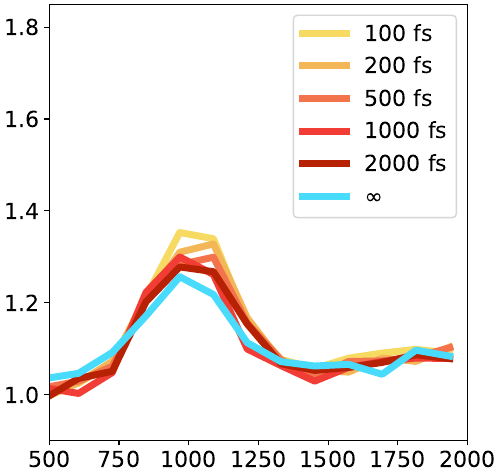

This chart was generated by the following Python code:
from numpy import kron as ꕕ
from matplotlib import cm as colm
import numpy as np
import matplotlib.pyplot as plt
plt.rcParams.update({'font.size': 16})



width= 5
aspect_ratio= 1.05
fig_size = (width, width / aspect_ratio)
plt.figure(figsize=fig_size, constrained_layout=True)

 
color = ['#ef5777', '#48dbfb', '#8854d0', '#079992', '#e58e26',"#ff9ff3"]

 
gledat = np.loadtxt("S8b-100.out")
plt.plot(gledat[:,0] * 8066,gledat[:,1]/0.076, c = '#F6DA62', lw = 5.0, label = '100 fs')
idmax =  4
print (gledat[idmax,1]/0.076,  2*gledat[idmax,2]/0.076)

gledat = np.loadtxt("S8b-200.out")
plt.plot(gledat[:,0] * 8066,gledat[:,1]/0.076, c = '#F4B757', lw = 5.0, label = '200 fs')
idmax =  4
print (gledat[idmax,1]/0.076,  2*gledat[idmax,2]/0.076)


gledat = np.loadtxt("S8b-500.out")
plt.plot(gledat[:,0] * 8066,gledat[:,1]/0.076, c = '#F3734C', lw = 5.0, label = '500 fs')
idmax =  4
print (gledat[idmax,1]/0.076,  2*gledat[idmax,2]/0.076)


gledat = np.loadtxt("S8b-1000.out")
plt.plot(gledat[:,0] * 8066,gledat[:,1]/0.076, c = '#F13D36', lw = 5.0, label = '1000 fs')
idmax =  4
print (gledat[idmax,1]/0.076,  2*gledat[idmax,2]/0.076)


gledat = np.loadtxt("S8b-2000.out")
plt.plot(gledat[:,0] * 8066,gledat[:,1]/0.076, c =  '#B62203', lw = 5.0, label = '2000 fs')
#plt.fill_between(gledat[:,0] * 8066, (gledat[:,1] + 2*gledat[:,2])/0.076,  (gledat[:,1] - 2*gledat[:,2])/0.076, facecolor='#B62203', alpha = 0.3)

idmax =  4
print (gledat[idmax,1]/0.076,  2*gledat[idmax,2]/0.076)
# '#48dbfb'


print (gledat[idmax,0] * 8066)

gledat = np.loadtxt("S8b-infty.out")
plt.plot(gledat[:,0] * 8066,gledat[:,1]/0.076, c = '#48dbfb', lw = 5.0, label = '$\infty$')
idmax =  4
print (gledat[idmax,1]/0.076,  2*gledat[idmax,2]/0.076)


plt.legend()
plt.ylim(0.9, 1.85)
plt.xlim(500, 2000)

plt.savefig('S8b.pdf')